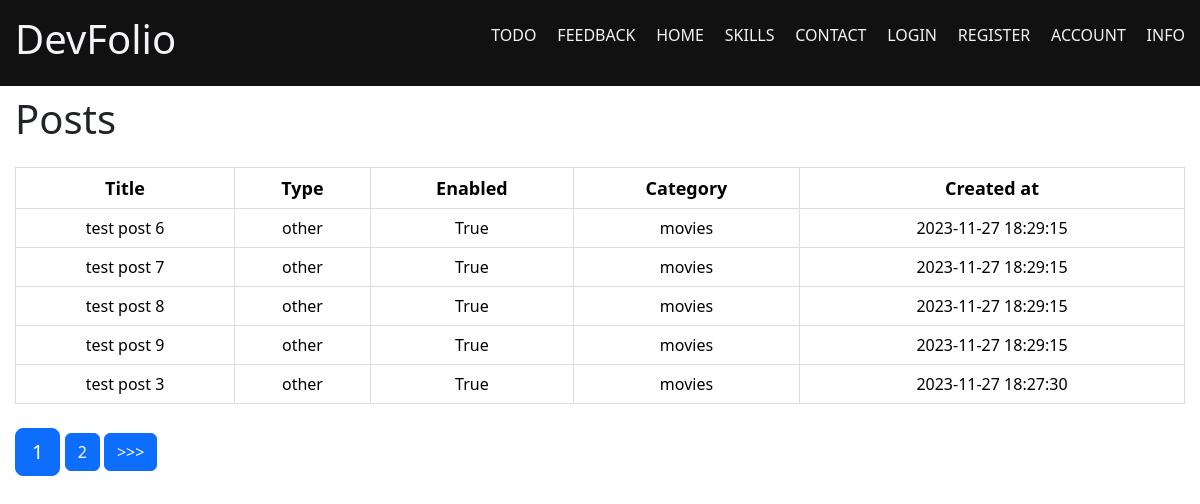
Page /post/ on the committed database.
### app/post/models.py (models this page shows, shortened)
class Post(db.Model, SerializerMixin):
    id = db.Column(db.Integer, primary_key=True)
    title = db.Column(db.String(100))
    text = db.Column(db.String(1000))
    image = db.Column(db.String, default='postdefault.jpg')
    created = db.Column(db.DateTime, default=datetime.utcnow())
    enabled = db.Column(db.Boolean, default=True)
    user_id = db.Column(db.Integer, db.ForeignKey('user.id'))
    category_id = db.Column(db.Integer, db.ForeignKey('category.id'))
    type = db.Column(db.Enum(EnumPostType), default=EnumPostType.other.value)
    post_tags = db.relationship('PostTag', backref='post', cascade='all, delete, delete-orphan')
    tags = association_proxy('post_tags', 'tag')

### app/category/models.py (models this page shows)
class Category(db.Model):
    id = db.Column(db.Integer, primary_key=True)
    name = db.Column(db.String(100))
    posts = db.relationship('Post', backref='category')

### app/post/views.py (the view)
@postBp.route('/', methods=['GET'])
def posts():
    page = request.args.get('page', 1, type=int)
    per_page = 5
    post_pagination = Post.query.order_by(Post.created.desc()).paginate(page=page, per_page=per_page)
    post_list = post_pagination.items
    return render_template("posts.html", post_list=post_list, pagination=post_pagination)

### run.py (called while the page is built)
@a.context_processor
def inject_system_info():
    os_name = os.name
    user_agent = request.headers.get('User-Agent')
    current_time = datetime.now().strftime("%Y-%m-%d %H:%M:%S")
    return dict(os_name=os_name, user_agent=user_agent, current_time=current_time)

### app/post/templates/post/posts.html (shortened to what this page needs)
{% block head %}
<link
  href="https://cdn.jsdelivr.net/npm/bootstrap@5.3.2/dist/css/bootstrap.min.css"
  rel="stylesheet"
/>
{% endblock %} {% extends "base.html" %} {% block content %}
<div class="skills-section">
  <div class="container">
    <h1 class="mb-4">Posts</h1>
    <table class="table mb-4">
      <thead>
        <tr>
          <th scope="col">Title</th>
          <th scope="col">Type</th>
          <th scope="col">Enabled</th>
          <th scope="col">Category</th>
          <th scope="col">Created at</th>
        </tr>
      </thead>
      <tbody>
        {% for post in post_list %}
        <tr>
          <td>
            <a href="/post/{{ post.id }}">{{ post.title }}</a>
          </td>
          <td>{{ post.type.value }}</td>
          <td>{{ post.enabled }}</td>
          <td>{{ post.category.name }}</td>
          <td>{{ post.created.strftime('%Y-%m-%d %H:%M:%S') }}</td>
        </tr>
        {% endfor %}
      </tbody>
    </table>
    <div class="group">
       {% for number in pagination.iter_pages() %} {% if
      pagination.page != number %}
      <span>
        <a class="btn btn-primary" href="{{ url_for('post.posts', page=number) }}">
          {{ number }}
        </a>
      </span>
      {% else %}
      <span class="btn btn-primary btn-lg">{{ number }}</span>
      {% endif %} {% endfor %} {% if pagination.has_next %}
      <span>
        <a
        class="btn btn-primary"
          href="{{ url_for('post.posts', page=pagination.next_num) }}"
        >
          {{ '>>>' }}
        </a>
      </span>
      {% endif %}
    </div>
  </div>
  {% endblock %}

### app/templates/base.html
<!DOCTYPE html>
<html>
  <head>
    <link
      href="{{url_for('static', filename = 'css/bootstrap.min.css')}}"
      rel="stylesheet"
    />
  </head>
  <body>
    <div class="wrapper">
      {% include 'header.html' %}
      <main class="main">{% block content %} {% endblock %}</main>
    </div>
  </body>
</html>

### app/templates/header.html
<header class="header">
  <div class="container header__container">
    <h1>DevFolio</h1>
    <nav>
      <ul class="header__navigation">
        <li><a href="{{ url_for('todo.todoRoute')}}">Todo</a></li>
        <li><a href="{{ url_for('feedback.feedbackRoute')}}">Feedback</a></li>
        <li><a href="{{ url_for('portfolio.portfolioRoute')}}">Home</a></li>
        <li><a href="{{ url_for('portfolio.skills')}}">Skills</a></li>
        <li><a href="{{ url_for('portfolio.contact')}}">Contact</a></li>
        <li><a href="{{ url_for('auth.login')}}">Login</a></li>
        <li><a href="{{ url_for('auth.register')}}">Register</a></li>
        <li><a href="{{ url_for('auth.account')}}">Account</a></li>
        <li><a href="{{ url_for('session.info')}}">Info</a></li>
      </ul>
    </nav>
  </div>
</header>

### rows in the picture
Post: title "test post 6", type.value "other", enabled "True", category.name "movies", created "2023-11-27 18:29:15"
Post: title "test post 7", type.value "other", enabled "True", category.name "movies", created "2023-11-27 18:29:15"
Post: title "test post 8", type.value "other", enabled "True", category.name "movies", created "2023-11-27 18:29:15"
Post: title "test post 9", type.value "other", enabled "True", category.name "movies", created "2023-11-27 18:29:15"
Post: title "test post 3", type.value "other", enabled "True", category.name "movies", created "2023-11-27 18:27:30"

### other values in the picture
{{ number }} "1"
{{ number }} "2"
{{ '>>>' }} ">>>"
